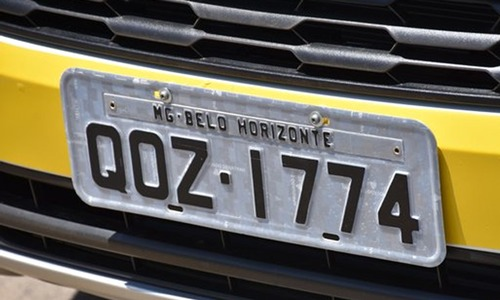
#> input picture q5Test/Detran_Minas-Gerais.jpg, 500 x 300 px
$ python q5.py
#> lines starting #> are read from the running program, lines starting #| are printed output that depends on the picture
import numpy as np
import matplotlib.image as mpimg
import matplotlib.pyplot as plt
from PIL import Image
def mediana ():

    imagem = mpimg.imread("q5Test/Detran_Minas-Gerais.jpg")
#> imagem is the input picture: shape (300, 500, 3); mean R, G, B 101.4, 97.9, 85.8
    #tamanho da mascara
    m = 5
    n = 5
    #pegando o tamanho da imagem
    A, L, rgb = imagem.shape
#> A = 300; L = 500; rgb = 3
    #matriz pra armazenar a saida
    filtroMediana = np.zeros_like(imagem)

    #extensão com zeros
    exty = int((m) / 2)
    extx = int((n) / 2)

    #nova matriz extendida
    matrizExt = np.zeros((A+2*exty, L+2*extx, rgb))

    #adicionando valores da imagem original na matrix extendida
    matrizExt[exty:A+exty, extx:L+extx] = imagem
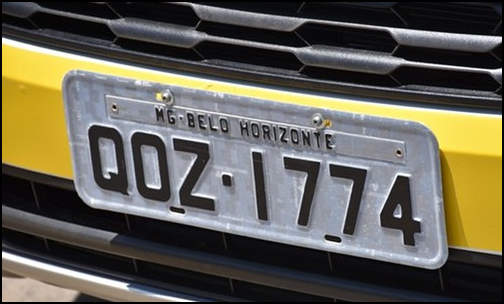
#> matrizExt: shape (304, 504, 3) float64; mean R, G, B 99.3, 95.9, 84
    #print(matrizExt.shape)

    #pegando os pixels da imagem
    for y in range (exty , A+exty):
        for x in range (extx , L +extx):

            valoresR = matrizExt[y-exty : y+exty + 1, x-extx : x+extx + 1, 0]
            valoresG = matrizExt[y-exty : y+exty + 1, x-extx : x+extx + 1, 1]
            ValoresB = matrizExt[y-exty : y+exty + 1, x-extx : x+extx + 1, 2]

            medianaR = int(np.median(valoresR))
            medianaG = int(np.median(valoresG))
            medianaB = int(np.median(ValoresB))


            filtroMediana[y -exty,x -extx,0] = medianaR
            filtroMediana[y -exty,x -extx,1] = medianaG
            filtroMediana[y -exty,x -extx,2] = medianaB
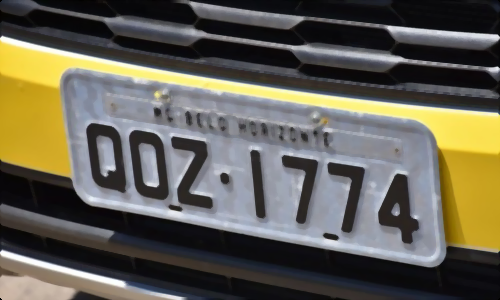
#> filtroMediana: shape (300, 500, 3); mean R, G, B 100.3, 96.8, 84.5

    #plt.imshow(filtroMediana)
    #plt.axis('off')
    #plt.show()
    plt.imsave( 'q1Test/filtromediana.png', filtroMediana)

mediana()

#-----------------Visualização das imagens-----------------------#


filename = ['q5Test/Detran_Minas-Gerais.jpg','q1Test/filtromediana.png']
titles = ['Original', 'Filtro Mediana']
fig=plt.figure(figsize=(7, 7)) #define o tamanho que as figuras terão na janela

#define quantas linhas e colunas de imagem deverão aparecer na mesma janela
columns = 2
rows = 1

figuras=[] #usaremos p/ separar cada imagem p/ poder organiza-las individualmente

for i in range(columns*rows):
    img = mpimg.imread(filename[i])  #lê as imagens
    figuras.append(fig.add_subplot(rows, columns, i+1)) #adiciona os espaços onde as imagens ficarão na janela
    figuras[-1].set_title(titles[i]) #seta os títulos
    plt.imshow(img) #mostra as imagens na janela
    plt.axis('off') #tira a amostragem dos eixos x e y das imagens

plt.show() #inicia o loop pra abertura da janela'''
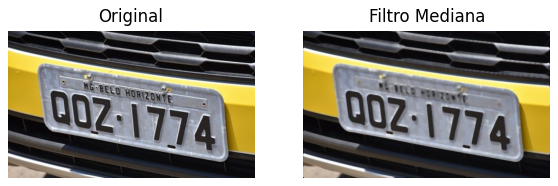
#> figure drawn by matplotlib, 2 panels
